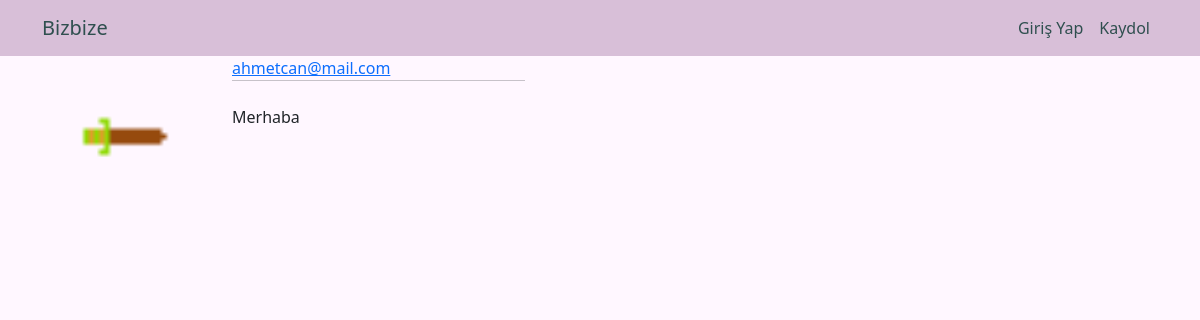
The app's page /post/1/ with its own data.
### blog/models.py (models this page shows, shortened)
class Post(models.Model):
    content = models.TextField()
    date_posted = models.DateTimeField(default=timezone.now)
    author = models.ForeignKey(User, on_delete=models.CASCADE)

### users/models.py (models this page shows, shortened)
class CustomUser(AbstractUser):
    username = None
    email = models.EmailField(unique=True)
    objects = CustomUserManager()
    groups = models.ManyToManyField(
        'auth.Group',
        verbose_name=('groups'),
        blank=True,
        help_text=(
            'The groups this user belongs to. A user will get all permissions '
            'granted to each of their groups.'
        ),
        related_name="customuser_set",
        related_query_name="user",
    )
    user_permissions = models.ManyToManyField(
        'auth.Permission',
        verbose_name=('user permissions'),
        blank=True,
        help_text=('Specific permissions for this user.'),
        related_name="customuser_set",
        related_query_name="user",
    )
    USERNAME_FIELD = 'email'
    REQUIRED_FIELDS = ['first_name', 'last_name']

class Profile(models.Model):
    user = models.OneToOneField(CustomUser, on_delete=models.CASCADE)
    image = models.ImageField(default="default.jpg", upload_to="profilePics")

### blog/views.py (the view)
# urls.py: path('post/<int:pk>/', PostDetailView.as_view(), name ="postDetail"),
class PostDetailView(DetailView):
    model = Post

### blog/templates/blog/post_detail.html (shortened to what this page needs)
{% extends "blog/base.html" %}
{% block content %}
    <article class="media content-section">
        <div class="media-body">
            <div class="article-metadata">
                <div class="row">
                    <img class="col col-md-2 rounded-circle aricle-img" src="{{object.author.profile.image.url}}" alt="">
                    <div class="col col-md-10">
                        <div class="row">
                            <div class="col col-md-4">
                                <a class="me-2" href="#">{{ object.author }}</a>
                                <hr class="mt-0">
                            </div>
                        </div>
                        <p class="article-content">{{ object.content }}</p>
                    </div>
                </div>
            </div>
        </div>
    </article>
{% endblock content %}

### records on screen
Post: author.profile.image (picture), author "ahmetcan@mail.com", content "Merhaba"
